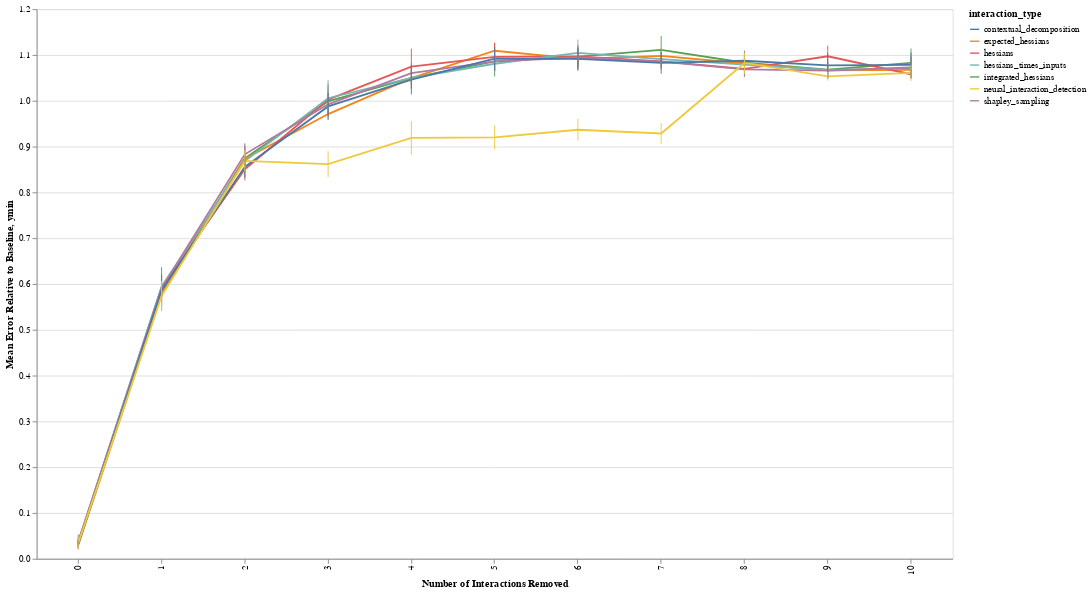

The cell this chart's notebook holds for it:
### Code cell
line = alt.Chart(df_total, width=1000, height=600).mark_line().encode(
    x=alt.X('num_interactions_removed:O', title='Number of Interactions Removed'),
    y=alt.Y('mean_perf:Q', title='Mean Error Relative to Baseline'),
    color=alt.Color('interaction_type:N')
)
band = alt.Chart(df_total).transform_calculate(
    ymin="datum.mean_perf - datum.sd_perf",
    ymax="datum.mean_perf + datum.sd_perf"
).mark_errorbar().encode(
    x=alt.X('num_interactions_removed:O'),
    y="ymin:Q",
    y2="ymax:Q",
    color=alt.Color('interaction_type:N')
)
line + band

### Figure 1 — Vega-Lite specification as saved in the notebook (floating-point values rounded to 4 significant figures)
{"config": {"view": {"continuousWidth": 400, "continuousHeight": 300}}, "layer": [{"mark": "line", "encoding": {"color": {"type": "nominal", "field": "interaction_type"}, "x": {"type": "ordinal", "field": "num_interactions_removed", "title": "Number of Interactions Removed"}, "y": {"type": "quantitative", "field": "mean_perf", "title": "Mean Error Relative to Baseline"}}, "height": 600, "width": 1000}, {"mark": "errorbar", "encoding": {"color": {"type": "nominal", "field": "interaction_type"}, "x": {"type": "ordinal", "field": "num_interactions_removed"}, "y": {"type": "quantitative", "field": "ymin"}, "y2": {"field": "ymax"}}, "transform": [{"calculate": "datum.mean_perf - datum.sd_perf", "as": "ymin"}, {"calculate": "datum.mean_perf + datum.sd_perf", "as": "ymax"}]}], "data": {"name": "data-ef04c8afa8ad44f68c100d1446f969e1"}, "$schema": "https://vega.github.io/schema/vega-lite/v4.0.2.json", "datasets": {"data-ef04c8afa8ad44f68c100d1446f969e1": [{"Unnamed: 0": 0, "interaction_type": "integrated_hessians", "mean_perf": 0.03315, "sd_perf": 0.00655, "cumulative_pairs": "()", "num_interactions_removed": 0}, {"Unnamed: 0": 1, "interaction_type": "integrated_hessians", "mean_perf": 0.5822, "sd_perf": 0.04044, "cumulative_pairs": "(3, 4)", "num_interactions_removed": 1}, {"Unnamed: 0": 2, "interaction_type": "integrated_hessians", "mean_perf": 0.8739, "sd_perf": 0.02538, "cumulative_pairs": "(0, 1)", "num_interactions_removed": 2}, {"Unnamed: 0": 3, "interaction_type": "integrated_hessians", "mean_perf": 0.9989, "sd_perf": 0.03194, "cumulative_pairs": "(0, 2)", "num_interactions_removed": 3}, {"Unnamed: 0": 4, "interaction_type": "integrated_hessians", "mean_perf": 1.05, "sd_perf": 0.024, "cumulative_pairs": "(0, 3)", "num_interactions_removed": 4}, {"Unnamed: 0": 5, "interaction_type": "integrated_hessians", "mean_perf": 1.086, "sd_perf": 0.03298, "cumulative_pairs": "(1, 3)", "num_interactions_removed": 5}, {"Unnamed: 0": 6, "interaction_type": "integrated_hessians", "mean_perf": 1.096, "sd_perf": 0.01673, "cumulative_pairs": "(2, 4)", "num_interactions_removed": 6}, {"Unnamed: 0": 7, "interaction_type": "integrated_hessians", "mean_perf": 1.111, "sd_perf": 0.03023, "cumulative_pairs": "(0, 4)", "num_interactions_removed": 7}, {"Unnamed: 0": 8, "interaction_type": "integrated_hessians", "mean_perf": 1.083, "sd_perf": 0.01485, "cumulative_pairs": "(2, 3)", "num_interactions_removed": 8}, {"Unnamed: 0": 9, "interaction_type": "integrated_hessians", "mean_perf": 1.068, "sd_perf": 0.009522, "cumulative_pairs": "(1, 4)", "num_interactions_removed": 9}, {"Unnamed: 0": 10, "interaction_type": "integrated_hessians", "mean_perf": 1.083, "sd_perf": 0.0314, "cumulative_pairs": "(1, 2)", "num_interactions_removed": 10}, {"Unnamed: 0": 0, "interaction_type": "expected_hessians", "mean_perf": 0.03023, "sd_perf": 0.009649, "cumulative_pairs": "()", "num_interactions_removed": 0}, {"Unnamed: 0": 1, "interaction_type": "expected_hessians", "mean_perf": 0.5769, "sd_perf": 0.02631, "cumulative_pairs": "(3, 4)", "num_interactions_removed": 1}, {"Unnamed: 0": 2, "interaction_type": "expected_hessians", "mean_perf": 0.8731, "sd_perf": 0.02965, "cumulative_pairs": "(0, 1)", "num_interactions_removed": 2}, {"Unnamed: 0": 3, "interaction_type": "expected_hessians", "mean_perf": 0.971, "sd_perf": 0.009817, "cumulative_pairs": "(0, 2)", "num_interactions_removed": 3}, {"Unnamed: 0": 4, "interaction_type": "expected_hessians", "mean_perf": 1.05, "sd_perf": 0.02244, "cumulative_pairs": "(0, 3)", "num_interactions_removed": 4}, {"Unnamed: 0": 5, "interaction_type": "expected_hessians", "mean_perf": 1.109, "sd_perf": 0.01805, "cumulative_pairs": "(1, 3)", "num_interactions_removed": 5}, {"Unnamed: 0": 6, "interaction_type": "expected_hessians", "mean_perf": 1.091, "sd_perf": 0.02669, "cumulative_pairs": "(2, 4)", "num_interactions_removed": 6}, {"Unnamed: 0": 7, "interaction_type": "expected_hessians", "mean_perf": 1.098, "sd_perf": 0.01773, "cumulative_pairs": "(0, 4)", "num_interactions_removed": 7}, {"Unnamed: 0": 8, "interaction_type": "expected_hessians", "mean_perf": 1.081, "sd_perf": 0.02055, "cumulative_pairs": "(1, 4)", "num_interactions_removed": 8}, {"Unnamed: 0": 9, "interaction_type": "expected_hessians", "mean_perf": 1.066, "sd_perf": 0.01744, "cumulative_pairs": "(1, 2)", "num_interactions_removed": 9}, {"Unnamed: 0": 10, "interaction_type": "expected_hessians", "mean_perf": 1.068, "sd_perf": 0.0191, "cumulative_pairs": "(2, 3)", "num_interactions_removed": 10}, {"Unnamed: 0": 0, "interaction_type": "hessians", "mean_perf": 0.03599, "sd_perf": 0.009485, "cumulative_pairs": "()", "num_interactions_removed": 0}, {"Unnamed: 0": 1, "interaction_type": "hessians", "mean_perf": 0.5914, "sd_perf": 0.03291, "cumulative_pairs": "(3, 4)", "num_interactions_removed": 1}, {"Unnamed: 0": 2, "interaction_type": "hessians", "mean_perf": 0.8505, "sd_perf": 0.02433, "cumulative_pairs": "(0, 1)", "num_interactions_removed": 2}, {"Unnamed: 0": 3, "interaction_type": "hessians", "mean_perf": 1.002, "sd_perf": 0.03446, "cumulative_pairs": "(0, 2)", "num_interactions_removed": 3}, {"Unnamed: 0": 4, "interaction_type": "hessians", "mean_perf": 1.074, "sd_perf": 0.03927, "cumulative_pairs": "(0, 3)", "num_interactions_removed": 4}, {"Unnamed: 0": 5, "interaction_type": "hessians", "mean_perf": 1.096, "sd_perf": 0.03024, "cumulative_pairs": "(1, 3)", "num_interactions_removed": 5}, {"Unnamed: 0": 6, "interaction_type": "hessians", "mean_perf": 1.097, "sd_perf": 0.02531, "cumulative_pairs": "(2, 4)", "num_interactions_removed": 6}, {"Unnamed: 0": 7, "interaction_type": "hessians", "mean_perf": 1.086, "sd_perf": 0.01709, "cumulative_pairs": "(0, 4)", "num_interactions_removed": 7}, {"Unnamed: 0": 8, "interaction_type": "hessians", "mean_perf": 1.07, "sd_perf": 0.005838, "cumulative_pairs": "(1, 4)", "num_interactions_removed": 8}, {"Unnamed: 0": 9, "interaction_type": "hessians", "mean_perf": 1.097, "sd_perf": 0.02328, "cumulative_pairs": "(1, 2)", "num_interactions_removed": 9}, {"Unnamed: 0": 10, "interaction_type": "hessians", "mean_perf": 1.058, "sd_perf": 0.008072, "cumulative_pairs": "(2, 3)", "num_interactions_removed": 10}, {"Unnamed: 0": 0, "interaction_type": "hessians_times_inputs", "mean_perf": 0.03701, "sd_perf": 0.01141, "cumulative_pairs": "()", "num_interactions_removed": 0}, {"Unnamed: 0": 1, "interaction_type": "hessians_times_inputs", "mean_perf": 0.5939, "sd_perf": 0.04119, "cumulative_pairs": "(3, 4)", "num_interactions_removed": 1}, {"Unnamed: 0": 2, "interaction_type": "hessians_times_inputs", "mean_perf": 0.8683, "sd_perf": 0.03612, "cumulative_pairs": "(0, 1)", "num_interactions_removed": 2}, {"Unnamed: 0": 3, "interaction_type": "hessians_times_inputs", "mean_perf": 1.006, "sd_perf": 0.0398, "cumulative_pairs": "(0, 2)", "num_interactions_removed": 3}, {"Unnamed: 0": 4, "interaction_type": "hessians_times_inputs", "mean_perf": 1.05, "sd_perf": 0.01594, "cumulative_pairs": "(0, 3)", "num_interactions_removed": 4}, {"Unnamed: 0": 5, "interaction_type": "hessians_times_inputs", "mean_perf": 1.081, "sd_perf": 0.01934, "cumulative_pairs": "(1, 3)", "num_interactions_removed": 5}, {"Unnamed: 0": 6, "interaction_type": "hessians_times_inputs", "mean_perf": 1.104, "sd_perf": 0.02939, "cumulative_pairs": "(2, 4)", "num_interactions_removed": 6}, {"Unnamed: 0": 7, "interaction_type": "hessians_times_inputs", "mean_perf": 1.091, "sd_perf": 0.02081, "cumulative_pairs": "(0, 4)", "num_interactions_removed": 7}, {"Unnamed: 0": 8, "interaction_type": "hessians_times_inputs", "mean_perf": 1.079, "sd_perf": 0.02681, "cumulative_pairs": "(1, 4)", "num_interactions_removed": 8}, {"Unnamed: 0": 9, "interaction_type": "hessians_times_inputs", "mean_perf": 1.067, "sd_perf": 0.01985, "cumulative_pairs": "(1, 2)", "num_interactions_removed": 9}, {"Unnamed: 0": 10, "interaction_type": "hessians_times_inputs", "mean_perf": 1.071, "sd_perf": 0.02157, "cumulative_pairs": "(2, 3)", "num_interactions_removed": 10}, {"Unnamed: 0": 0, "interaction_type": "shapley_sampling", "mean_perf": 0.03725, "sd_perf": 0.01633, "cumulative_pairs": "()", "num_interactions_removed": 0}, {"Unnamed: 0": 1, "interaction_type": "shapley_sampling", "mean_perf": 0.5909, "sd_perf": 0.04591, "cumulative_pairs": "(3, 4)", "num_interactions_removed": 1}, {"Unnamed: 0": 2, "interaction_type": "shapley_sampling", "mean_perf": 0.883, "sd_perf": 0.02418, "cumulative_pairs": "(0, 1)", "num_interactions_removed": 2}, {"Unnamed: 0": 3, "interaction_type": "shapley_sampling", "mean_perf": 0.9923, "sd_perf": 0.02308, "cumulative_pairs": "(0, 2)", "num_interactions_removed": 3}, {"Unnamed: 0": 4, "interaction_type": "shapley_sampling", "mean_perf": 1.061, "sd_perf": 0.02249, "cumulative_pairs": "(0, 3)", "num_interactions_removed": 4}, {"Unnamed: 0": 5, "interaction_type": "shapley_sampling", "mean_perf": 1.086, "sd_perf": 0.022, "cumulative_pairs": "(1, 3)", "num_interactions_removed": 5}, {"Unnamed: 0": 6, "interaction_type": "shapley_sampling", "mean_perf": 1.095, "sd_perf": 0.02254, "cumulative_pairs": "(2, 4)", "num_interactions_removed": 6}, {"Unnamed: 0": 7, "interaction_type": "shapley_sampling", "mean_perf": 1.085, "sd_perf": 0.01117, "cumulative_pairs": "(0, 4)", "num_interactions_removed": 7}, {"Unnamed: 0": 8, "interaction_type": "shapley_sampling", "mean_perf": 1.069, "sd_perf": 0.01623, "cumulative_pairs": "(1, 4)", "num_interactions_removed": 8}, {"Unnamed: 0": 9, "interaction_type": "shapley_sampling", "mean_perf": 1.066, "sd_perf": 0.01725, "cumulative_pairs": "(1, 2)", "num_interactions_removed": 9}, {"Unnamed: 0": 10, "interaction_type": "shapley_sampling", "mean_perf": 1.073, "sd_perf": 0.02441, "cumulative_pairs": "(2, 3)", "num_interactions_removed": 10}, {"Unnamed: 0": 0, "interaction_type": "contextual_decomposition", "mean_perf": 0.0323, "sd_perf": 0.007047, "cumulative_pairs": "()", "num_interactions_removed": 0}, {"Unnamed: 0": 1, "interaction_type": "contextual_decomposition", "mean_perf": 0.5863, "sd_perf": 0.0327, "cumulative_pairs": "(3, 4)", "num_interactions_removed": 1}, {"Unnamed: 0": 2, "interaction_type": "contextual_decomposition", "mean_perf": 0.8557, "sd_perf": 0.0236, "cumulative_pairs": "(0, 1)", "num_interactions_removed": 2}, {"Unnamed: 0": 3, "interaction_type": "contextual_decomposition", "mean_perf": 0.9877, "sd_perf": 0.0298, "cumulative_pairs": "(0, 2)", "num_interactions_removed": 3}, {"Unnamed: 0": 4, "interaction_type": "contextual_decomposition", "mean_perf": 1.046, "sd_perf": 0.03223, "cumulative_pairs": "(0, 3)", "num_interactions_removed": 4}, {"Unnamed: 0": 5, "interaction_type": "contextual_decomposition", "mean_perf": 1.092, "sd_perf": 0.02541, "cumulative_pairs": "(1, 3)", "num_interactions_removed": 5}, {"Unnamed: 0": 6, "interaction_type": "contextual_decomposition", "mean_perf": 1.091, "sd_perf": 0.02441, "cumulative_pairs": "(2, 4)", "num_interactions_removed": 6}, {"Unnamed: 0": 7, "interaction_type": "contextual_decomposition", "mean_perf": 1.083, "sd_perf": 0.02349, "cumulative_pairs": "(1, 4)", "num_interactions_removed": 7}, {"Unnamed: 0": 8, "interaction_type": "contextual_decomposition", "mean_perf": 1.087, "sd_perf": 0.02182, "cumulative_pairs": "(0, 4)", "num_interactions_removed": 8}, {"Unnamed: 0": 9, "interaction_type": "contextual_decomposition", "mean_perf": 1.077, "sd_perf": 0.02659, "cumulative_pairs": "(1, 2)", "num_interactions_removed": 9}, {"Unnamed: 0": 10, "interaction_type": "contextual_decomposition", "mean_perf": 1.078, "sd_perf": 0.02713, "cumulative_pairs": "(2, 3)", "num_interactions_removed": 10}, {"Unnamed: 0": 0, "interaction_type": "neural_interaction_detection", "mean_perf": 0.0345, "sd_perf": 0.0128, "cumulative_pairs": "()", "num_interactions_removed": 0}, {"Unnamed: 0": 1, "interaction_type": "neural_interaction_detection", "mean_perf": 0.5736, "sd_perf": 0.03271, "cumulative_pairs": "(3, 4)", "num_interactions_removed": 1}, {"Unnamed: 0": 2, "interaction_type": "neural_interaction_detection", "mean_perf": 0.8686, "sd_perf": 0.0237, "cumulative_pairs": "(0, 1)", "num_interactions_removed": 2}, {"Unnamed: 0": 3, "interaction_type": "neural_interaction_detection", "mean_perf": 0.8618, "sd_perf": 0.02823, "cumulative_pairs": "(1, 4)", "num_interactions_removed": 3}, {"Unnamed: 0": 4, "interaction_type": "neural_interaction_detection", "mean_perf": 0.919, "sd_perf": 0.03651, "cumulative_pairs": "(1, 3)", "num_interactions_removed": 4}, {"Unnamed: 0": 5, "interaction_type": "neural_interaction_detection", "mean_perf": 0.9202, "sd_perf": 0.02618, "cumulative_pairs": "(0, 3)", "num_interactions_removed": 5}, {"Unnamed: 0": 6, "interaction_type": "neural_interaction_detection", "mean_perf": 0.9367, "sd_perf": 0.02367, "cumulative_pairs": "(0, 4)", "num_interactions_removed": 6}, {"Unnamed: 0": 7, "interaction_type": "neural_interaction_detection", "mean_perf": 0.9286, "sd_perf": 0.02223, "cumulative_pairs": "(1, 2)", "num_interactions_removed": 7}, {"Unnamed: 0": 8, "interaction_type": "neural_interaction_detection", "mean_perf": 1.083, "sd_perf": 0.0234, "cumulative_pairs": "(0, 2)", "num_interactions_removed": 8}, {"Unnamed: 0": 9, "interaction_type": "neural_interaction_detection", "mean_perf": 1.053, "sd_perf": 0.009467, "cumulative_pairs": "(2, 3)", "num_interactions_removed": 9}, {"Unnamed: 0": 10, "interaction_type": "neural_interaction_detection", "mean_perf": 1.061, "sd_perf": 0.01755, "cumulative_pairs": "(2, 4)", "num_interactions_removed": 10}]}}
